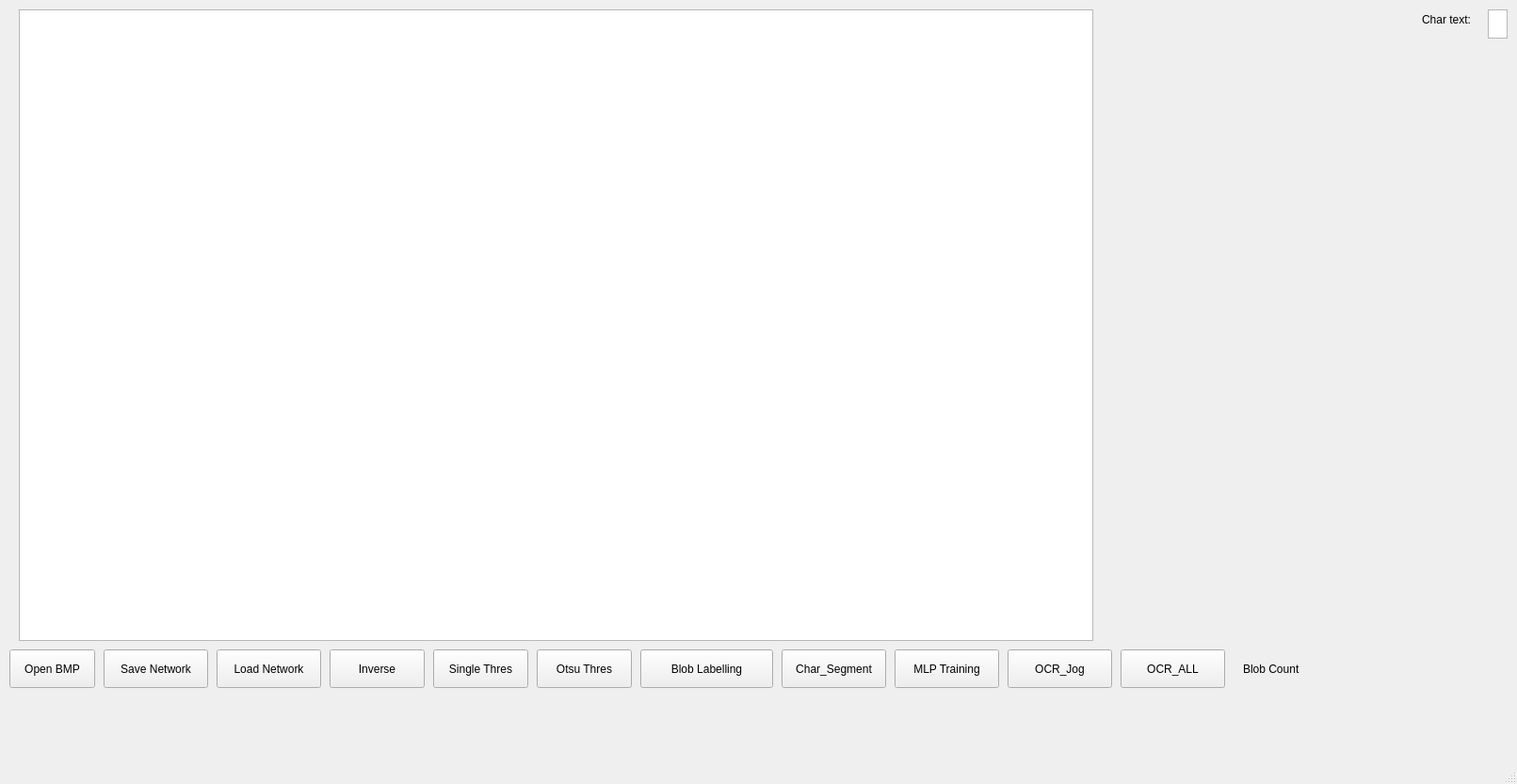
<?xml version="1.0" encoding="UTF-8"?>
<ui version="4.0">
 <class>MainWindow</class>
 <widget class="QMainWindow" name="MainWindow">
  <property name="geometry">
   <rect>
    <x>0</x>
    <y>0</y>
    <width>1611</width>
    <height>833</height>
   </rect>
  </property>
  <property name="windowTitle">
   <string>Final Project - 111618503(Presenter), 111618504, 111618515</string>
  </property>
  <widget class="QWidget" name="centralwidget">
   <widget class="QPushButton" name="OpenBMP">
    <property name="geometry">
     <rect>
      <x>10</x>
      <y>690</y>
      <width>91</width>
      <height>41</height>
     </rect>
    </property>
    <property name="text">
     <string>Open BMP</string>
    </property>
   </widget>
   <widget class="QPushButton" name="Inverse">
    <property name="geometry">
     <rect>
      <x>350</x>
      <y>690</y>
      <width>101</width>
      <height>41</height>
     </rect>
    </property>
    <property name="text">
     <string>Inverse</string>
    </property>
   </widget>
   <widget class="QPushButton" name="SingleThres">
    <property name="geometry">
     <rect>
      <x>460</x>
      <y>690</y>
      <width>101</width>
      <height>41</height>
     </rect>
    </property>
    <property name="text">
     <string>Single Thres</string>
    </property>
   </widget>
   <widget class="QPushButton" name="OtsuThres">
    <property name="geometry">
     <rect>
      <x>570</x>
      <y>690</y>
      <width>101</width>
      <height>41</height>
     </rect>
    </property>
    <property name="text">
     <string>Otsu Thres</string>
    </property>
   </widget>
   <widget class="QPushButton" name="BlobLabelling">
    <property name="geometry">
     <rect>
      <x>680</x>
      <y>690</y>
      <width>141</width>
      <height>41</height>
     </rect>
    </property>
    <property name="text">
     <string>Blob Labelling</string>
    </property>
   </widget>
   <widget class="QLabel" name="BlobCount">
    <property name="geometry">
     <rect>
      <x>1320</x>
      <y>690</y>
      <width>161</width>
      <height>41</height>
     </rect>
    </property>
    <property name="text">
     <string>Blob Count</string>
    </property>
   </widget>
   <widget class="QPushButton" name="CharSegment">
    <property name="geometry">
     <rect>
      <x>830</x>
      <y>690</y>
      <width>111</width>
      <height>41</height>
     </rect>
    </property>
    <property name="text">
     <string>Char_Segment</string>
    </property>
   </widget>
   <widget class="QPushButton" name="MLPTraining">
    <property name="geometry">
     <rect>
      <x>950</x>
      <y>690</y>
      <width>111</width>
      <height>41</height>
     </rect>
    </property>
    <property name="text">
     <string>MLP Training</string>
    </property>
   </widget>
   <widget class="QPushButton" name="OCRJog">
    <property name="geometry">
     <rect>
      <x>1070</x>
      <y>690</y>
      <width>111</width>
      <height>41</height>
     </rect>
    </property>
    <property name="text">
     <string>OCR_Jog</string>
    </property>
   </widget>
   <widget class="QPushButton" name="OCRALL">
    <property name="geometry">
     <rect>
      <x>1190</x>
      <y>690</y>
      <width>111</width>
      <height>41</height>
     </rect>
    </property>
    <property name="text">
     <string>OCR_ALL</string>
    </property>
   </widget>
   <widget class="QPushButton" name="SaveNetwork">
    <property name="geometry">
     <rect>
      <x>110</x>
      <y>690</y>
      <width>111</width>
      <height>41</height>
     </rect>
    </property>
    <property name="text">
     <string>Save Network</string>
    </property>
   </widget>
   <widget class="QPushButton" name="LoadNetwork">
    <property name="geometry">
     <rect>
      <x>230</x>
      <y>690</y>
      <width>111</width>
      <height>41</height>
     </rect>
    </property>
    <property name="text">
     <string>Load Network</string>
    </property>
   </widget>
   <widget class="QGraphicsView" name="graphicsView">
    <property name="geometry">
     <rect>
      <x>20</x>
      <y>10</y>
      <width>1141</width>
      <height>671</height>
     </rect>
    </property>
   </widget>
   <widget class="QLabel" name="CharLabel">
    <property name="geometry">
     <rect>
      <x>1510</x>
      <y>0</y>
      <width>71</width>
      <height>41</height>
     </rect>
    </property>
    <property name="text">
     <string>Char text:</string>
    </property>
   </widget>
   <widget class="QGraphicsView" name="Char_Text_GraphicsView">
    <property name="geometry">
     <rect>
      <x>1580</x>
      <y>10</y>
      <width>21</width>
      <height>31</height>
     </rect>
    </property>
   </widget>
   <widget class="QLabel" name="TrainingString">
    <property name="geometry">
     <rect>
      <x>1420</x>
      <y>50</y>
      <width>181</width>
      <height>631</height>
     </rect>
    </property>
    <property name="layoutDirection">
     <enum>Qt::LeftToRight</enum>
    </property>
    <property name="text">
     <string/>
    </property>
    <property name="alignment">
     <set>Qt::AlignLeading|Qt::AlignLeft|Qt::AlignTop</set>
    </property>
    <property name="wordWrap">
     <bool>true</bool>
    </property>
   </widget>
   <zorder>graphicsView</zorder>
   <zorder>OpenBMP</zorder>
   <zorder>Inverse</zorder>
   <zorder>SingleThres</zorder>
   <zorder>OtsuThres</zorder>
   <zorder>BlobLabelling</zorder>
   <zorder>BlobCount</zorder>
   <zorder>CharSegment</zorder>
   <zorder>MLPTraining</zorder>
   <zorder>OCRJog</zorder>
   <zorder>OCRALL</zorder>
   <zorder>SaveNetwork</zorder>
   <zorder>LoadNetwork</zorder>
   <zorder>CharLabel</zorder>
   <zorder>Char_Text_GraphicsView</zorder>
   <zorder>TrainingString</zorder>
  </widget>
  <widget class="QMenuBar" name="menubar">
   <property name="geometry">
    <rect>
     <x>0</x>
     <y>0</y>
     <width>1611</width>
     <height>31</height>
    </rect>
   </property>
  </widget>
  <widget class="QStatusBar" name="statusbar"/>
 </widget>
 <resources/>
 <connections/>
</ui>
